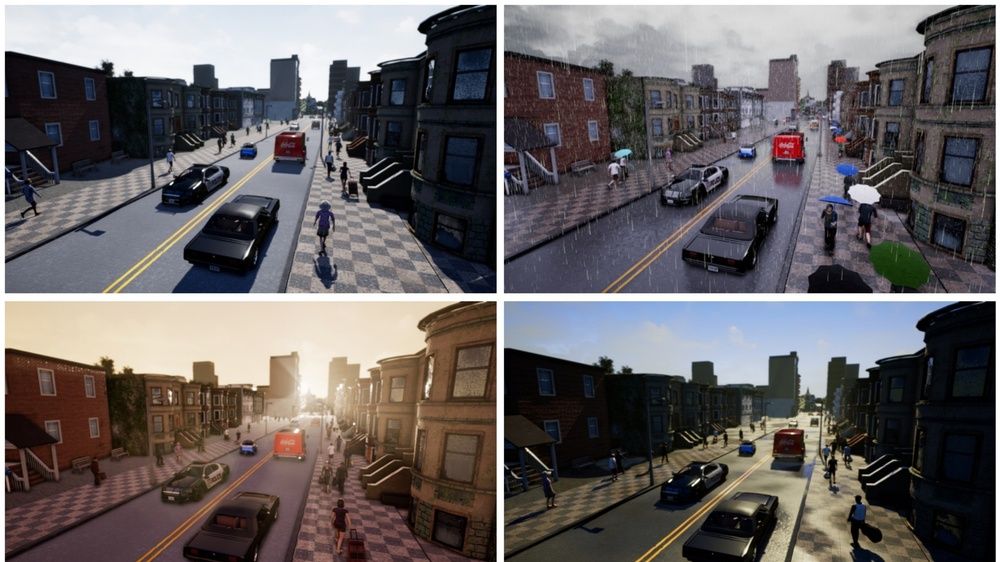
//> input picture HOST/vision/median_blur/languages/python/CARLA.jpg, 1000 x 562 px, shrunk from 3840 x 2160 before the run
$ ./harris_standalone   (built with g++ and OpenCV 4)
//> lines starting //> are read from the running program, lines starting //| are printed output that depends on the picture
#include "opencv2/highgui/highgui.hpp"
#include "opencv2/imgproc/imgproc.hpp"
#include <iostream>
#include <stdio.h>
#include <stdlib.h>

using namespace cv;
using namespace std;

int thresh = 200;

int main( )
{
    Mat src, gray;
    // Load source image and convert it to gray
    src = imread( "/home/did/projects/cloudFPGA/cFp_Zoo/HOST/vision/median_blur/languages/python/CARLA.jpg", 1 );
//> src is the input picture: 562 rows x 1000 cols, CV_8UC3; mean B, G, R 99.4, 98.9, 104.1
    cvtColor( src, gray, CV_BGR2GRAY );
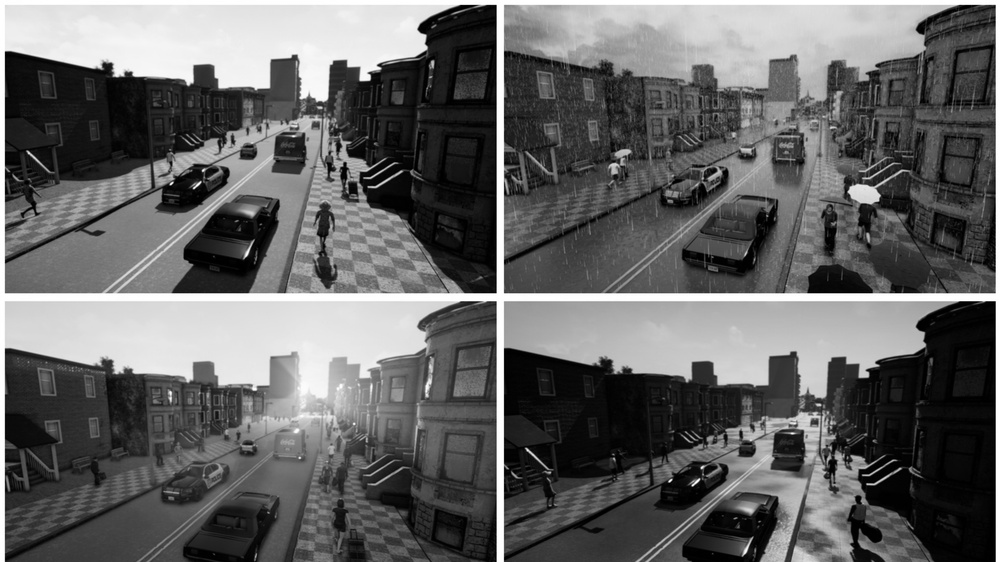
//> gray: 562 rows x 1000 cols, CV_8UC1; min 0, max 255, mean 100.5
    Mat dst, dst_norm, dst_norm_scaled;
    dst = Mat::zeros( src.size(), CV_32FC1 );

    // Detecting corners
    cornerHarris( gray, dst, 7, 5, 0.05, BORDER_DEFAULT );
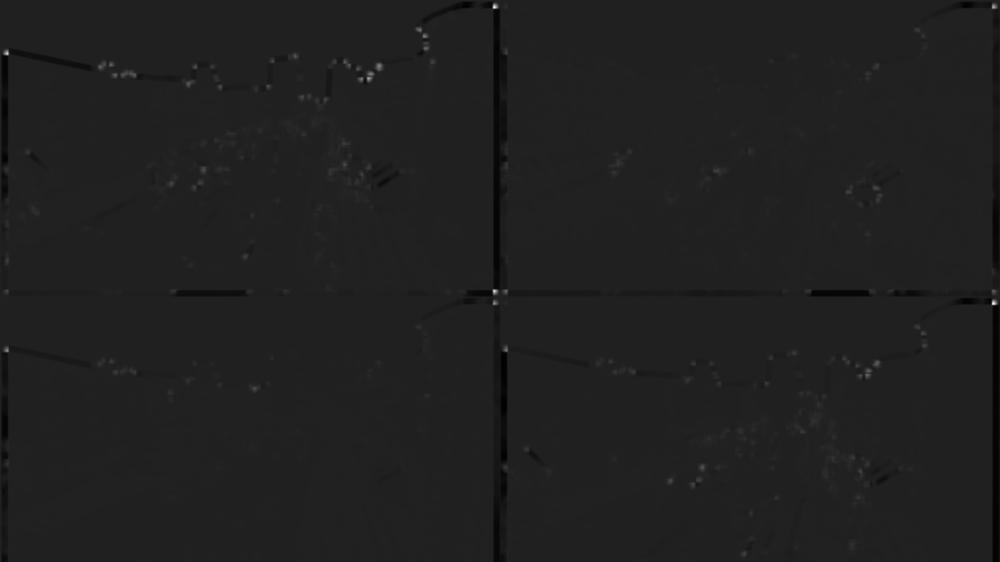
//> dst: 562 rows x 1000 cols, CV_32FC1; min -0.358, max 2.41, mean -0.00317; drawn with min black and max white

    // Normalizing
    normalize( dst, dst_norm, 0, 255, NORM_MINMAX, CV_32FC1, Mat() );
    convertScaleAbs( dst_norm, dst_norm_scaled );

    // Drawing a circle around corners
    for( int j = 0; j < dst_norm.rows ; j++ )
    { for( int i = 0; i < dst_norm.cols; i++ )
    {
        if( (int) dst_norm.at<float>(j,i) > thresh )
        {
           circle( dst_norm_scaled, Point( i, j ), 5,  Scalar(0), 2, 8, 0 );
        }
    }
    }
//> dst_norm_scaled: 562 rows x 1000 cols, CV_8UC1; min 0, max 255, mean 32.7


    // Showing the result
    namedWindow( "corners_window", CV_WINDOW_AUTOSIZE );
    imshow( "corners_window", dst_norm_scaled );

    waitKey(0);
    return(0);
}
